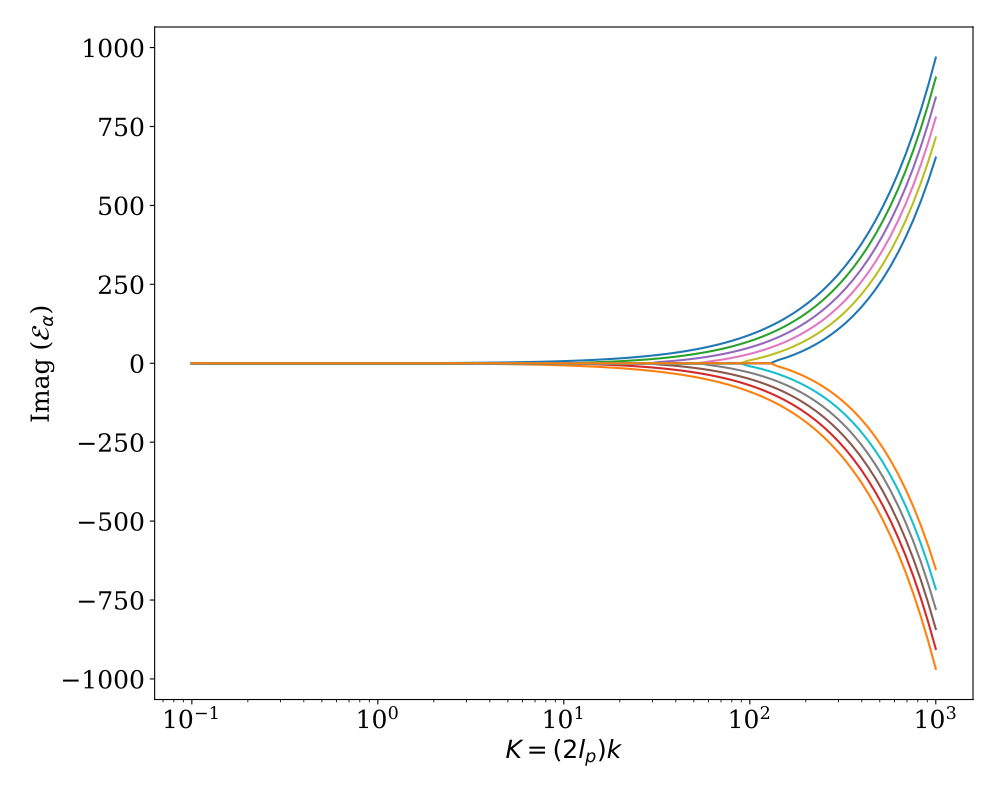

The script that drew this image:
import matplotlib.pyplot as plt
import numpy as np
from wlcstat.wlcgreen import *

num_k = 100
k_val_0 = 1e-1
k_val_f = 1e3
k_val = np.logspace(np.log10(k_val_0), np.log10(k_val_f), num_k)
mu=0
dimensions = 3
num_poles = min(12, 26-mu)
poles = np.zeros((num_k, num_poles), dtype=type(1 + 1j))
for i_k_val in range(num_k):
    poles_k_val, resi_k_val = eval_poles_and_residues(k_val[i_k_val],mu,dimensions)
    for i_pole in range(num_poles):
        poles[i_k_val, i_pole] = poles_k_val[i_pole]

plt.figure(figsize=(10,8))
font = {'family' : 'serif',
    'weight':'normal',
    'size': 18}
plt.rc('font', **font)

for i_pole in range(num_poles):
    plt.semilogx(k_val, np.imag(poles[:, i_pole]))

plt.xlabel(r'$K = (2l_{p}) k$')
plt.ylabel(r'Imag ($\mathcal{E}_{\alpha}$)')
plt.tight_layout()
plt.show()
